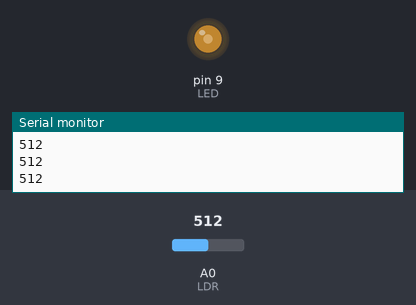
Recording of a sketch running on a simulated Arduino Uno, built with avr-gcc and run on an emulated ATmega328P. On the bench: output pins drawn as LEDs (lit = HIGH), the last lines printed to the serial monitor. The test bench sets the inputs (shaded band); at power-on: A0 (LDR) = 512.

Above: at 1.2 s.
1.3 s: A0 (LDR) set to 716
At 2.2 s:
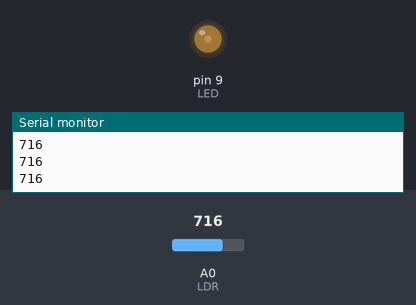
2.8 s: A0 (LDR) set to 1023
At 3.5 s:
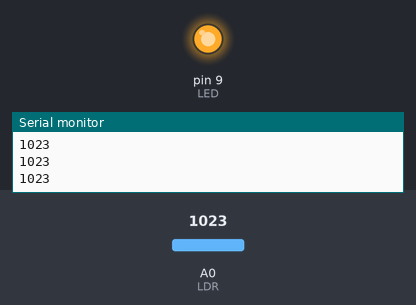
4.3 s: A0 (LDR) set to 938
5.8 s: A0 (LDR) set to 926
At 6.2 s:
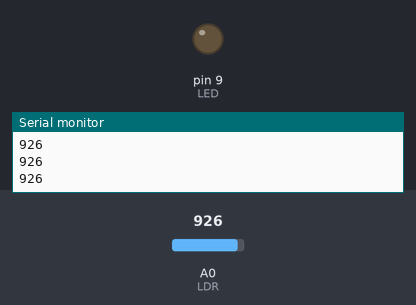
7.3 s: A0 (LDR) set to 306
At 8.5 s:
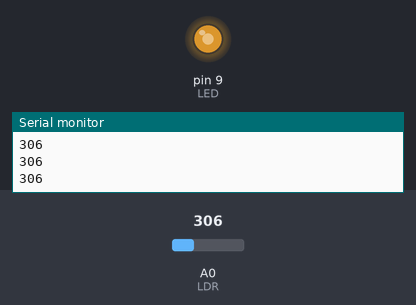
8.8 s: A0 (LDR) set to 0
At 10.1 s:
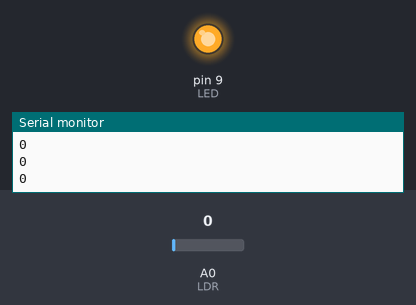
Timing chart, 0 to 11.3 s (numbered marks = the images above; inputs shaded):
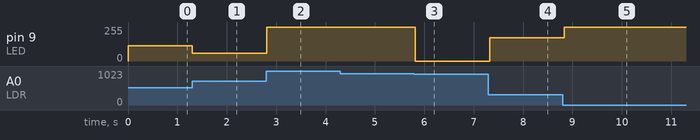

The sketch:

sensorluz1.ino
```cpp
// C++ code
//
const int LED = 9;
const int LDR = A0;

int analogPhot = 0;

void setup()
{

  pinMode(LED,OUTPUT);
  pinMode(LDR,INPUT);
  Serial.begin(9600);
}

void loop()
{

  analogPhot = analogRead(LDR);

  Serial.println(analogPhot);

  //analogWrite instead of digitalWrite because its not digital (i.e. 0 or 1)
  //gap of 923-26 by resistor of
  analogWrite(LED,map(analogPhot,923,26,0,255));

  delay(100);

}
```

Measured:
- the behaviour switches between 927 and 926 on A0 (LDR) (found by bisection; images 2 and 3)
- after the input at 1.3 s, pin 9 (LED): 116/255 → 58/255 at once
- after the input at 2.8 s, pin 9 (LED): 58/255 → 255/255 at once
- after the input at 5.8 s, pin 9 (LED): 255/255 → 0/255 at once
- after the input at 7.3 s, pin 9 (LED): 0/255 → 175/255 at once
- after the input at 8.8 s, pin 9 (LED): 175/255 → 255/255 at once
